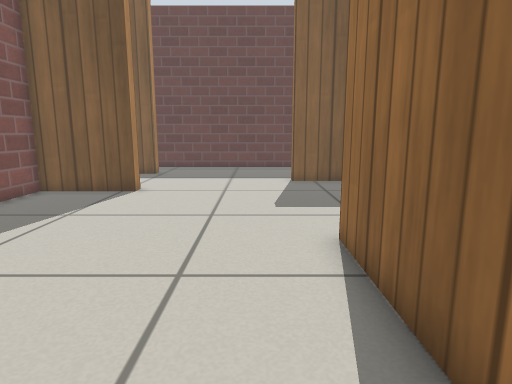
[1] (above)

15 first-person views from a walk through a Gazebo world. The camera is 0.56 m above the floor, tilts 10° down and sees 75° across. The floor is counted in squares, 0.25 m on a side. Each view is taken from the middle of a square. On the plan, view 1 faces up. The plan holds only what a view shows up to about 19 squares ahead; the rest is blank. The robots in the file are not drawn. Gazebo's built-in surfaces are drawn with simple patterns.

[2]
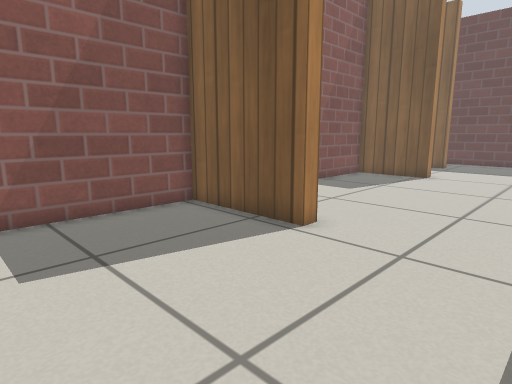

[3]
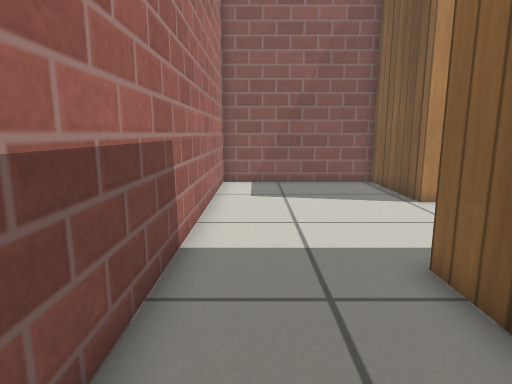

[4]
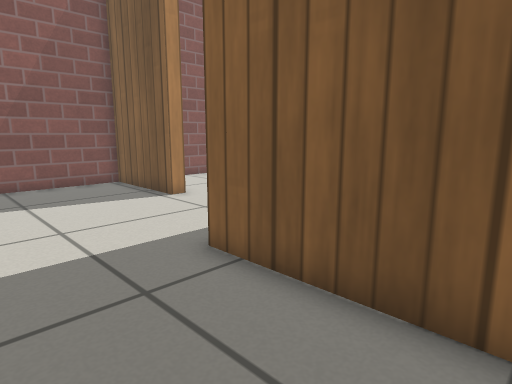

[5]
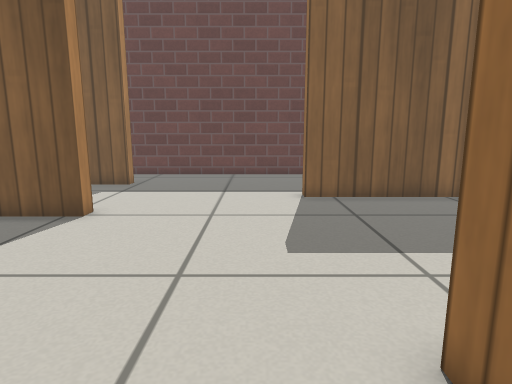

[6]
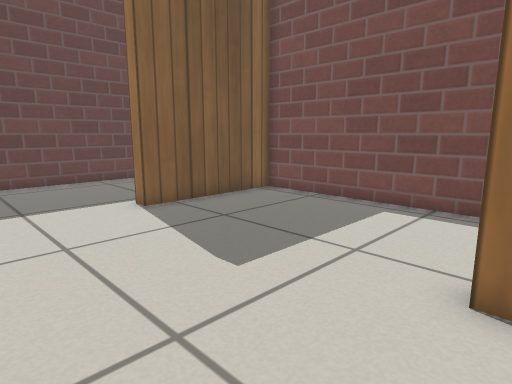

[7]
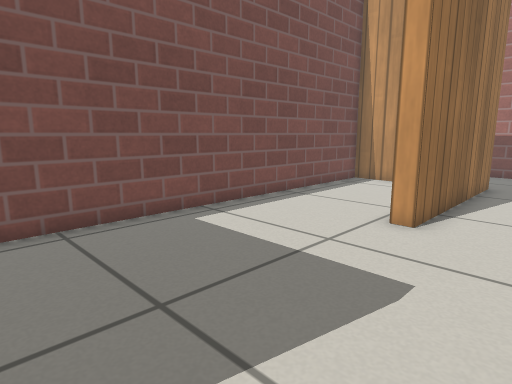

[8]
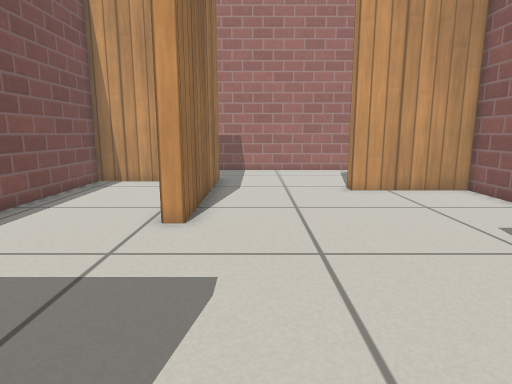

[9]
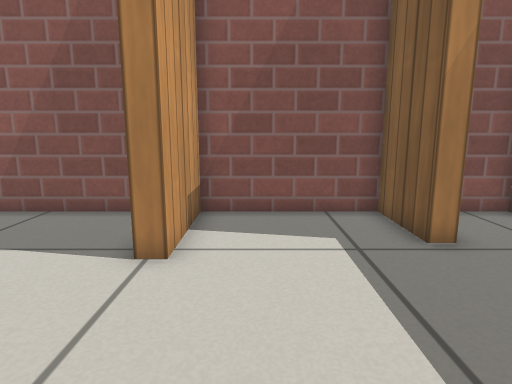

[10]
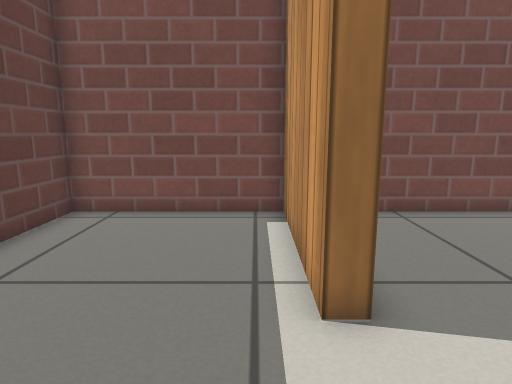

[11]
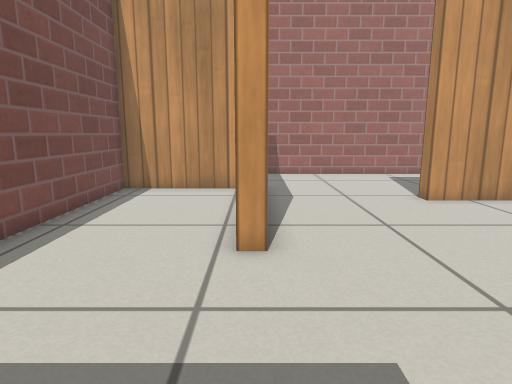

[12]
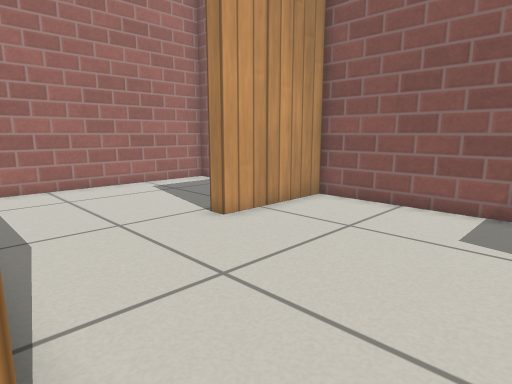

[13]
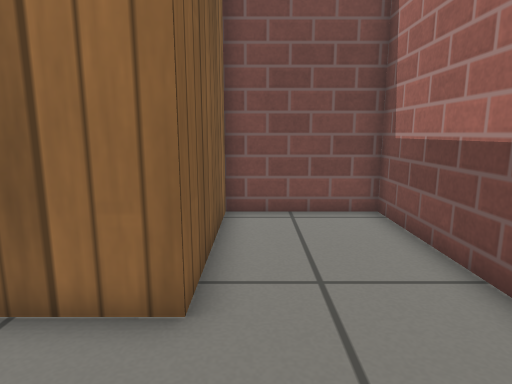

[14]
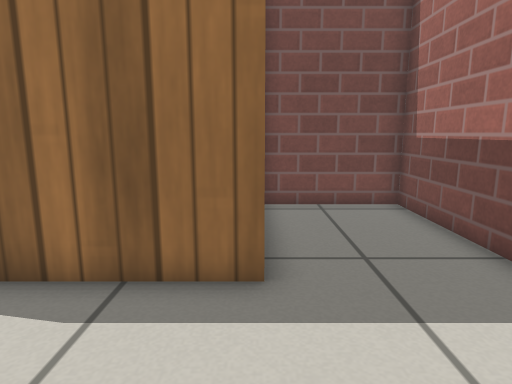

[15]
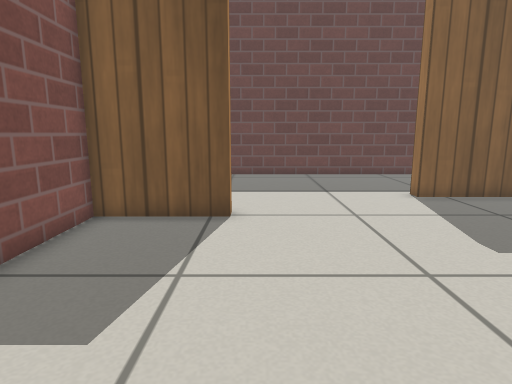

### Floor plan
Points are (right, up) in squares from view 1. A wall is a line through its corners. A room is listed if a view was taken in it or the views show most of it. See-through windows are left out.
Room 1 (views 1, 2, 3, 4, 13, 14)
walls: (-3.8, 2) (-3.8, 1.4) (-8.4, 1.4) (-8.4, -5.5) (7.4, -5.5) (7.4, -1.1) (1.8, -1.1) (1.8, 2.4)
ways out: opening at (-1, 1.5) to room 2
Room 2 (views 5, 6, 7, 8, 9, 10, 11, 12, 15)
walls: (1.8, 2.4) (1.8, 6.9) (2.4, 6.9); (-5.6, 19.2) (-5.6, 18.5) (-8.4, 18.5) (-8.4, 13.4) (-4.7, 13.4) (-4.7, 12.8) (-8.4, 12.8) (-8.4, 2) (-3.8, 2); (2.7, -0.5) (7.4, -0.5) (7.4, 15.6) (1.8, 15.6) (1.8, 16.2) (7.4, 16.2) (7.4, 22.3) (-6.7, 22.3); (-8.4, 22.4) (-8.4, 20.9)
ways out: opening at (-1, 1.5) to room 1

Where each view was taken, in squares from view 1:
view 1: 0 up, 0 right, facing up
view 2: 5 down, 1 right, facing up-left
view 3: 4 down, 7 right, facing left
view 4: 5 down, 7 right, facing up-left
view 5: 4 up, 0 right, facing up
view 6: 6 up, 3 left, facing up-right
view 7: 15 up, 1 left, facing down-right
view 8: 15 up, 0 right, facing down
view 9: 15 up, 1 right, facing left
view 10: 17 up, 2 left, facing right
view 11: 13 up, 2 right, facing down
view 12: 9 up, 2 right, facing down-left
view 13: 2 down, 2 left, facing right
view 14: 1 down, 3 left, facing right
view 15: 4 up, 4 left, facing up
